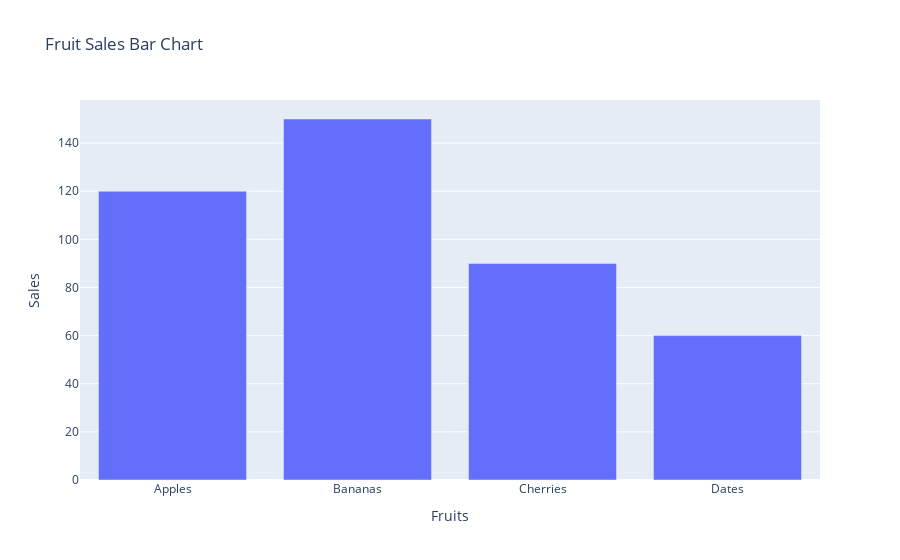

The notebook cell this image was saved under:
### Code cell
#5. Generate a bar plot using Plotly.

import plotly.express as px
import pandas as pd

data = {
    'Fruits': ['Apples', 'Bananas', 'Cherries', 'Dates'],
    'Sales': [120, 150, 90, 60]
}

df = pd.DataFrame(data)

fig = px.bar(df, x='Fruits', y='Sales', title='Fruit Sales Bar Chart')

fig.show()

### Figure 1 — Plotly figure (JSON) as saved in the notebook; plotly's stock layout.template omitted (floating-point values rounded to 4 significant figures)
{"data": [{"hovertemplate": "Fruits=%{x}<br>Sales=%{y}<extra></extra>", "legendgroup": "", "marker": {"color": "#636efa", "pattern": {"shape": ""}}, "name": "", "orientation": "v", "showlegend": false, "textposition": "auto", "type": "bar", "x": ["Apples", "Bananas", "Cherries", "Dates"], "xaxis": "x", "y": [120, 150, 90, 60], "yaxis": "y"}], "layout": {"barmode": "relative", "legend": {"tracegroupgap": 0}, "title": {"text": "Fruit Sales Bar Chart"}, "xaxis": {"anchor": "y", "domain": [0, 1], "title": {"text": "Fruits"}}, "yaxis": {"anchor": "x", "domain": [0, 1], "title": {"text": "Sales"}}}}
